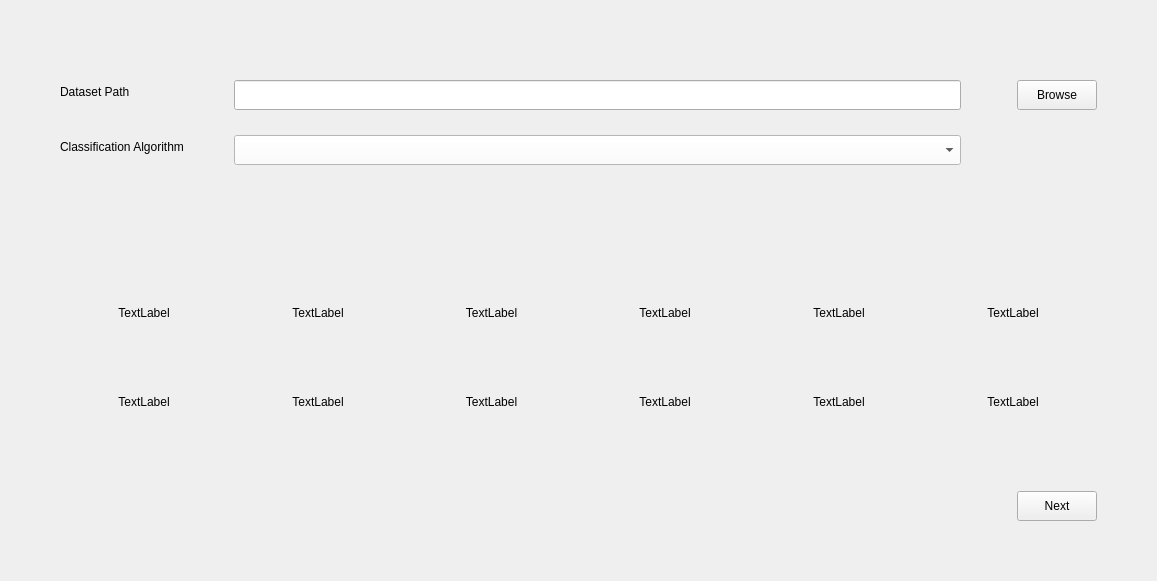
<?xml version="1.0" encoding="UTF-8"?>
<ui version="4.0">
 <class>start</class>
 <widget class="QWidget" name="start">
  <property name="geometry">
   <rect>
    <x>0</x>
    <y>0</y>
    <width>1157</width>
    <height>581</height>
   </rect>
  </property>
  <property name="windowTitle">
   <string>Form</string>
  </property>
  <layout class="QVBoxLayout" name="verticalLayout">
   <property name="leftMargin">
    <number>60</number>
   </property>
   <property name="topMargin">
    <number>80</number>
   </property>
   <property name="rightMargin">
    <number>60</number>
   </property>
   <property name="bottomMargin">
    <number>60</number>
   </property>
   <item>
    <layout class="QHBoxLayout" name="horizontalLayout_4">
     <item>
      <layout class="QFormLayout" name="formLayout_2">
       <property name="labelAlignment">
        <set>Qt::AlignLeading|Qt::AlignLeft|Qt::AlignVCenter</set>
       </property>
       <property name="horizontalSpacing">
        <number>50</number>
       </property>
       <property name="verticalSpacing">
        <number>25</number>
       </property>
       <property name="rightMargin">
        <number>50</number>
       </property>
       <item row="0" column="0">
        <widget class="QLabel" name="label">
         <property name="text">
          <string>Dataset Path</string>
         </property>
        </widget>
       </item>
       <item row="0" column="1">
        <widget class="QLineEdit" name="datapath_lineEdit">
         <property name="minimumSize">
          <size>
           <width>0</width>
           <height>30</height>
          </size>
         </property>
        </widget>
       </item>
       <item row="1" column="0">
        <widget class="QLabel" name="label_2">
         <property name="minimumSize">
          <size>
           <width>0</width>
           <height>0</height>
          </size>
         </property>
         <property name="text">
          <string>Classification Algorithm</string>
         </property>
        </widget>
       </item>
       <item row="1" column="1">
        <widget class="QComboBox" name="comboBox">
         <property name="minimumSize">
          <size>
           <width>0</width>
           <height>30</height>
          </size>
         </property>
         <property name="styleSheet">
          <string notr="true">background-color: white;</string>
         </property>
        </widget>
       </item>
      </layout>
     </item>
     <item>
      <layout class="QVBoxLayout" name="verticalLayout_2">
       <item>
        <widget class="QPushButton" name="browseButton">
         <property name="minimumSize">
          <size>
           <width>0</width>
           <height>30</height>
          </size>
         </property>
         <property name="text">
          <string>Browse</string>
         </property>
        </widget>
       </item>
       <item>
        <spacer name="verticalSpacer">
         <property name="orientation">
          <enum>Qt::Vertical</enum>
         </property>
         <property name="sizeHint" stdset="0">
          <size>
           <width>20</width>
           <height>40</height>
          </size>
         </property>
        </spacer>
       </item>
      </layout>
     </item>
    </layout>
   </item>
   <item>
    <spacer name="verticalSpacer_3">
     <property name="orientation">
      <enum>Qt::Vertical</enum>
     </property>
     <property name="sizeHint" stdset="0">
      <size>
       <width>20</width>
       <height>40</height>
      </size>
     </property>
    </spacer>
   </item>
   <item>
    <layout class="QHBoxLayout" name="horizontalLayout">
     <property name="topMargin">
      <number>0</number>
     </property>
     <item>
      <widget class="QLabel" name="imgLabel">
       <property name="minimumSize">
        <size>
         <width>0</width>
         <height>140</height>
        </size>
       </property>
       <property name="text">
        <string>TextLabel</string>
       </property>
       <property name="alignment">
        <set>Qt::AlignCenter</set>
       </property>
      </widget>
     </item>
     <item>
      <widget class="QLabel" name="imgLabel_2">
       <property name="text">
        <string>TextLabel</string>
       </property>
       <property name="alignment">
        <set>Qt::AlignCenter</set>
       </property>
      </widget>
     </item>
     <item>
      <widget class="QLabel" name="imgLabel_3">
       <property name="text">
        <string>TextLabel</string>
       </property>
       <property name="alignment">
        <set>Qt::AlignCenter</set>
       </property>
      </widget>
     </item>
     <item>
      <widget class="QLabel" name="imgLabel_4">
       <property name="text">
        <string>TextLabel</string>
       </property>
       <property name="alignment">
        <set>Qt::AlignCenter</set>
       </property>
      </widget>
     </item>
     <item>
      <widget class="QLabel" name="imgLabel_5">
       <property name="text">
        <string>TextLabel</string>
       </property>
       <property name="alignment">
        <set>Qt::AlignCenter</set>
       </property>
      </widget>
     </item>
     <item>
      <widget class="QLabel" name="imgLabel_6">
       <property name="text">
        <string>TextLabel</string>
       </property>
       <property name="alignment">
        <set>Qt::AlignCenter</set>
       </property>
      </widget>
     </item>
    </layout>
   </item>
   <item>
    <layout class="QHBoxLayout" name="horizontalLayout_2">
     <property name="sizeConstraint">
      <enum>QLayout::SetDefaultConstraint</enum>
     </property>
     <item>
      <widget class="QLabel" name="dirName">
       <property name="minimumSize">
        <size>
         <width>0</width>
         <height>25</height>
        </size>
       </property>
       <property name="maximumSize">
        <size>
         <width>16777215</width>
         <height>25</height>
        </size>
       </property>
       <property name="text">
        <string>TextLabel</string>
       </property>
       <property name="alignment">
        <set>Qt::AlignCenter</set>
       </property>
      </widget>
     </item>
     <item>
      <widget class="QLabel" name="dirName_2">
       <property name="maximumSize">
        <size>
         <width>16777215</width>
         <height>25</height>
        </size>
       </property>
       <property name="text">
        <string>TextLabel</string>
       </property>
       <property name="alignment">
        <set>Qt::AlignCenter</set>
       </property>
      </widget>
     </item>
     <item>
      <widget class="QLabel" name="dirName_3">
       <property name="maximumSize">
        <size>
         <width>16777215</width>
         <height>25</height>
        </size>
       </property>
       <property name="text">
        <string>TextLabel</string>
       </property>
       <property name="alignment">
        <set>Qt::AlignCenter</set>
       </property>
      </widget>
     </item>
     <item>
      <widget class="QLabel" name="dirName_4">
       <property name="maximumSize">
        <size>
         <width>16777215</width>
         <height>25</height>
        </size>
       </property>
       <property name="text">
        <string>TextLabel</string>
       </property>
       <property name="alignment">
        <set>Qt::AlignCenter</set>
       </property>
      </widget>
     </item>
     <item>
      <widget class="QLabel" name="dirName_5">
       <property name="maximumSize">
        <size>
         <width>16777215</width>
         <height>25</height>
        </size>
       </property>
       <property name="text">
        <string>TextLabel</string>
       </property>
       <property name="alignment">
        <set>Qt::AlignCenter</set>
       </property>
      </widget>
     </item>
     <item>
      <widget class="QLabel" name="dirName_6">
       <property name="maximumSize">
        <size>
         <width>16777215</width>
         <height>25</height>
        </size>
       </property>
       <property name="acceptDrops">
        <bool>false</bool>
       </property>
       <property name="text">
        <string>TextLabel</string>
       </property>
       <property name="alignment">
        <set>Qt::AlignCenter</set>
       </property>
       <property name="margin">
        <number>0</number>
       </property>
      </widget>
     </item>
    </layout>
   </item>
   <item>
    <spacer name="verticalSpacer_2">
     <property name="orientation">
      <enum>Qt::Vertical</enum>
     </property>
     <property name="sizeHint" stdset="0">
      <size>
       <width>20</width>
       <height>40</height>
      </size>
     </property>
    </spacer>
   </item>
   <item>
    <layout class="QHBoxLayout" name="horizontalLayout_3">
     <item>
      <spacer name="horizontalSpacer">
       <property name="orientation">
        <enum>Qt::Horizontal</enum>
       </property>
       <property name="sizeHint" stdset="0">
        <size>
         <width>40</width>
         <height>20</height>
        </size>
       </property>
      </spacer>
     </item>
     <item>
      <widget class="QPushButton" name="nextButton_start">
       <property name="minimumSize">
        <size>
         <width>0</width>
         <height>30</height>
        </size>
       </property>
       <property name="text">
        <string>Next</string>
       </property>
      </widget>
     </item>
    </layout>
   </item>
  </layout>
 </widget>
 <resources/>
 <connections/>
</ui>
